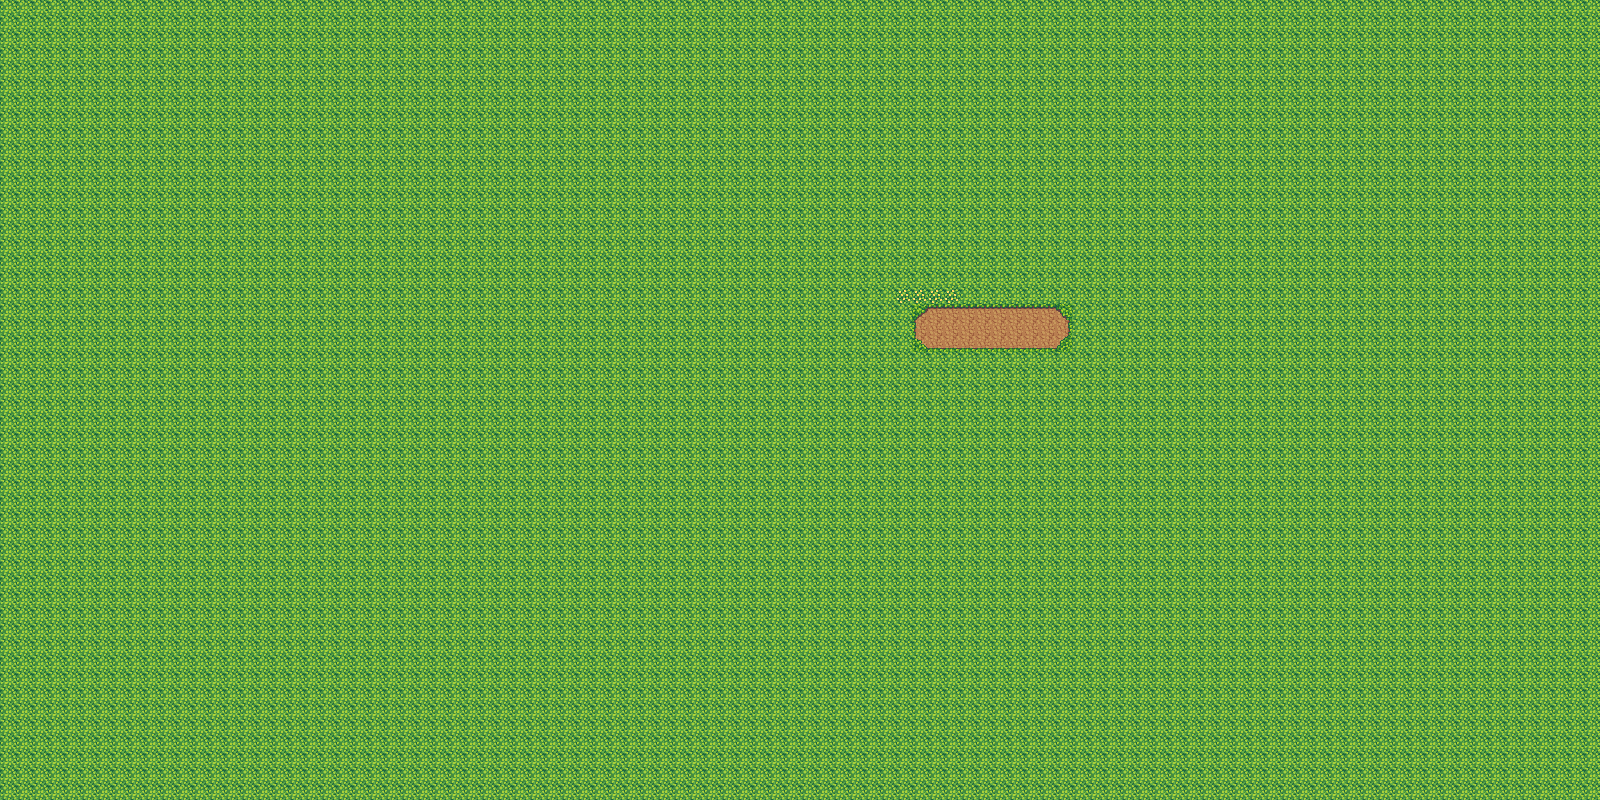

Tiled map render using the project's own tile images. Description and the map definition, with tile-layer contents summarised, below:
An orthogonal 100x50 tile map with 16x16 px tiles, 1 tile layer (Background).

<map version="1.2" tiledversion="1.2.5" orientation="orthogonal" renderorder="right-down" width="100" height="50" tilewidth="16" tileheight="16" infinite="0" nextlayerid="3" nextobjectid="1">
 <tileset firstgid="1" source="Tileset.tsx" />
 <layer id="1" name="Background" width="100" height="50">
  <data>[5000 cells, 5000 non-empty, 11 distinct tile ids]</data>
 </layer>
 <objectgroup id="2" name="Objects" />
</map>
